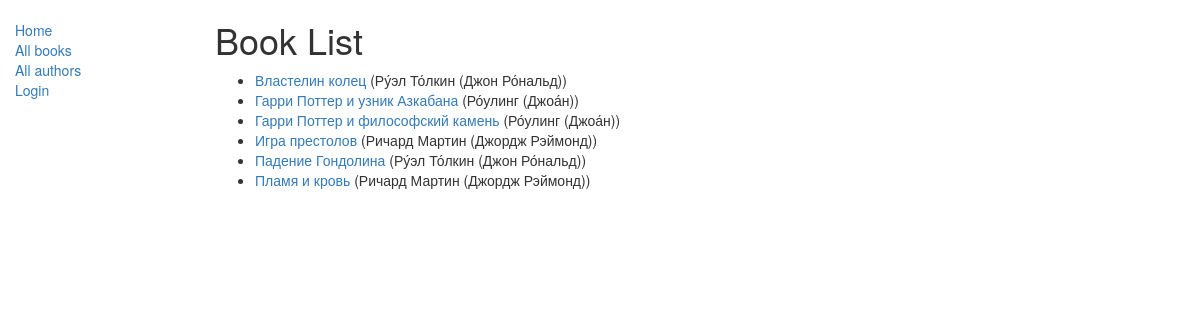
/catalog/books/, run on an earlier commit of the app's database.
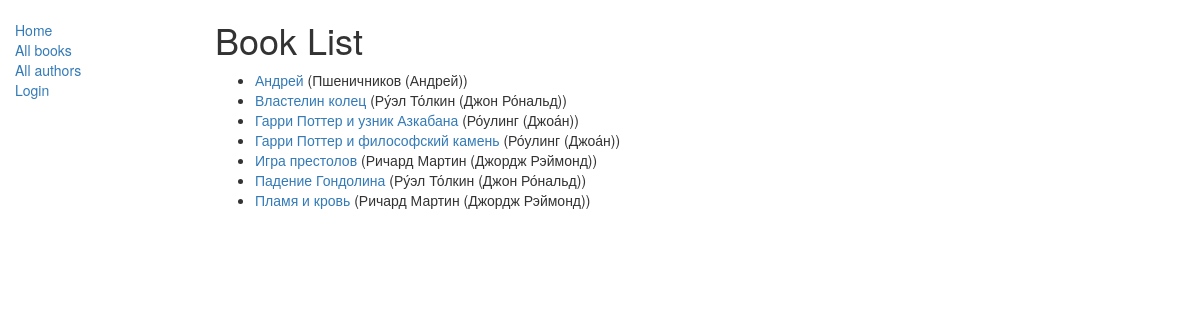
And on a later commit of the database.
### catalog/models.py (models this page shows, shortened)
class Book(models.Model):
    title = models.CharField(max_length=200)
    author = models.ForeignKey('Author', on_delete=models.SET_NULL, null=True)
    summary = models.TextField(max_length=1000, help_text="Enter a brief description of the book")
    isbn = models.CharField('ISBN', max_length=13,
                            help_text='13 Character <a href="https://www.isbn-international.org/content/what-isbn'
                                      '">ISBN number</a>')
    genre = models.ManyToManyField(Genre, help_text="Select a genre for this book")
    language = models.ForeignKey('Language', on_delete=models.SET_NULL, null=True)
    class Meta:
        ordering = ['title', 'author']
    def display_genre(self):
        """
        Creates a string for the Genre. This is required to display genre in Admin.
        """
        return ', '.join([genre.name for genre in self.genre.all()[:3]])
    display_genre.short_description = 'Genre'
    def get_absolute_url(self):
        return reverse('book-detail', args=[str(self.id)])

class Author(models.Model):
    first_name = models.CharField(max_length=100)
    last_name = models.CharField(max_length=100)
    date_of_birth = models.DateField('birth', null=True, blank=True)
    date_of_death = models.DateField('died', null=True, blank=True)
    def __str__(self):
        return '{0} ({1})'.format(self.last_name, self.first_name)

### catalog/views.py (the view)
class BookListView(generic.ListView):
    model = Book
    paginate_by = 10

### catalog/templates/catalog/book_list.html (shortened to what this page needs)
{% extends "base_generic.html" %}
{% block content %}
    <h1>Book List</h1>
    {% if book_list %}
    <ul>
      {% for book in book_list %}
      <li>
        <a href="{{ book.get_absolute_url }}">{{ book.title }}</a> ({{book.author}})
      </li>
      {% endfor %}
    </ul>
    {% else %}
      <p>There are no books in the library.</p>
    {% endif %}
{% endblock %}

### catalog/templates/base_generic.html (shortened to what this page needs)
<!DOCTYPE html>
<html lang="en">
<head>
  <link rel="stylesheet" href="https://maxcdn.bootstrapcdn.com/bootstrap/3.3.7/css/bootstrap.min.css">
  {% load static %}
  <link rel="stylesheet" href="{% static 'css/styles.css' %}">
</head>
<body>
  <div class="container-fluid">
    <div class="row">
      <div class="col-sm-2">
      {% block sidebar %}
      <ul class="sidebar-nav">
          <li><a href="{% url 'index' %}">Home</a></li>
          <li><a href="{% url 'books' %}">All books</a></li>
          <li><a href="{% url 'authors' %}">All authors</a></li>
          {% if user.is_authenticated %}
          <li>User: {{ user.get_username }}</li
          <li><a href="{% url 'my-borrowed' %}">My Borrowed</a></li>
          <li><a href="{% url 'logout'%}?next={{request.path}}">Logout</a></li>
          {% else %}
          <li><a href="{% url 'login'%}?next={{request.path}}">Login</a></li>
   {% endif %}
      </ul>
   {% endblock %}
      </div>
      <div class="col-sm-10 ">
      {% block content %}{% endblock %}
      </div>
    </div>
  </div>
</body>
</html>

### catalog/static/css/styles.css (style rules this page uses)
.sidebar-nav { margin-top: 20px; padding: 0; list-style: none; }

What changed in the data, as far as the page shows it:
added Book: title "Андрей", author "Пшеничников (Андрей)"
